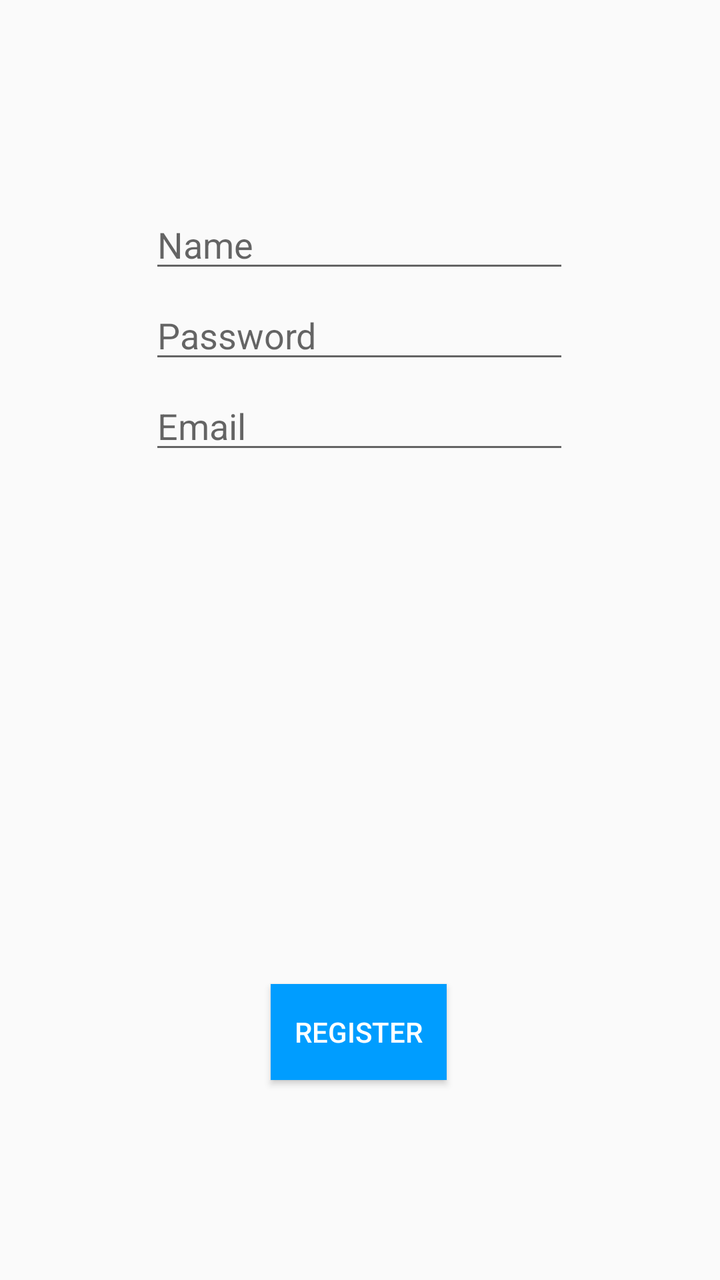
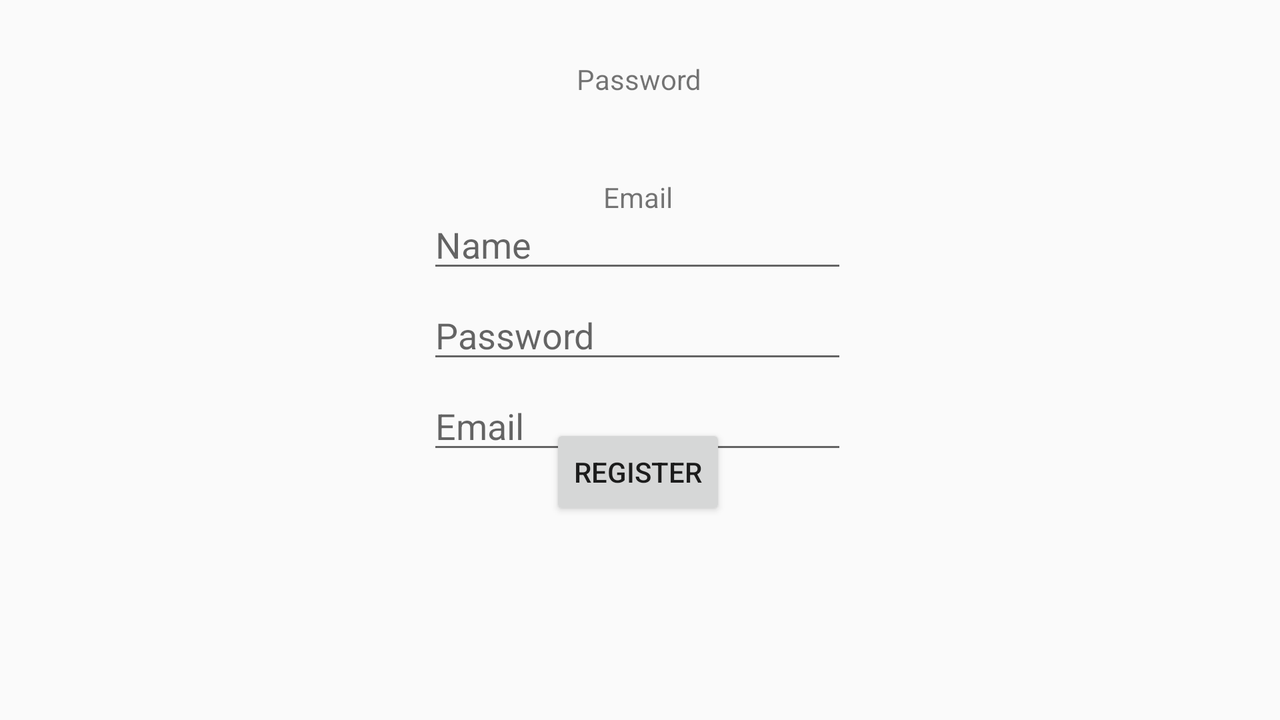

The same Android screen from two of the app's own layout files: first res/layout/ as a phone draws it, then the repository's variant for another configuration, drawn on a device whose configuration selects that folder. Both files follow.
<!-- AndroidManifest.xml: application theme AppTheme -->
<!-- res/layout/activity_register.xml -->
<?xml version="1.0" encoding="utf-8"?>
<androidx.constraintlayout.widget.ConstraintLayout xmlns:android="http://schemas.android.com/apk/res/android"
    xmlns:app="http://schemas.android.com/apk/res-auto"
    xmlns:tools="http://schemas.android.com/tools"
    android:layout_width="match_parent"
    android:layout_height="match_parent"
    tools:context=".Register">

    <Button
        android:id="@+id/buttonRegister"
        android:layout_width="wrap_content"
        android:layout_height="wrap_content"
        android:layout_marginBottom="100dp"
        android:text="@string/button_register"
        app:layout_constraintBottom_toBottomOf="parent"
        app:layout_constraintEnd_toEndOf="parent"
        android:background="@color/colorPrimary"
        android:textColor="@color/colorWhite"
        app:layout_constraintHorizontal_bias="0.498"
        app:layout_constraintStart_toStartOf="parent" />

    <EditText
        android:id="@+id/edtTxtPass"
        android:layout_width="wrap_content"
        android:layout_height="wrap_content"
        android:layout_marginTop="4dp"
        android:ems="10"
        android:hint="@string/text_password"
        android:inputType="textPersonName|textPassword"
        app:layout_constraintEnd_toEndOf="@+id/edtTxtName"
        app:layout_constraintHorizontal_bias="0.0"
        app:layout_constraintStart_toStartOf="@+id/edtTxtName"
        app:layout_constraintTop_toBottomOf="@+id/edtTxtName" />

    <EditText
        android:id="@+id/edtTxtEmail"
        android:layout_width="wrap_content"
        android:layout_height="wrap_content"
        android:layout_marginTop="4dp"
        android:ems="10"
        android:hint="@string/text_email"
        android:inputType="textEmailAddress"
        app:layout_constraintEnd_toEndOf="@+id/edtTxtPass"
        app:layout_constraintHorizontal_bias="0.0"
        app:layout_constraintStart_toStartOf="@+id/edtTxtPass"
        app:layout_constraintTop_toBottomOf="@+id/edtTxtPass" />

    <EditText
        android:id="@+id/edtTxtName"
        android:layout_width="wrap_content"
        android:layout_height="wrap_content"
        android:layout_marginTop="100dp"
        android:ems="10"
        android:hint="@string/text_name"
        android:inputType="textPersonName"
        app:layout_constraintEnd_toEndOf="parent"
        app:layout_constraintHorizontal_bias="0.497"
        app:layout_constraintStart_toStartOf="parent"
        app:layout_constraintTop_toTopOf="parent" />

    <ProgressBar
        android:id="@+id/progressBar"
        style="?android:attr/progressBarStyle"
        android:layout_width="wrap_content"
        android:layout_height="wrap_content"
        android:visibility="gone"
        app:layout_constraintBottom_toBottomOf="parent"
        app:layout_constraintEnd_toEndOf="parent"
        app:layout_constraintStart_toStartOf="parent"
        app:layout_constraintTop_toTopOf="parent" />

</androidx.constraintlayout.widget.ConstraintLayout>
<!-- resources referenced by this layout -->
<resources>
  <color name="colorPrimary">#009dff</color>
  <color name="colorWhite">#FFFFFF</color>
  <string name="button_register">"Register"</string>
  <string name="text_email">"Email"</string>
  <string name="text_name">"Name"</string>
  <string name="text_password">"Password"</string>
  <style name="AppTheme" parent="Theme.AppCompat.Light.DarkActionBar">
          
          <item name="colorPrimary">@color/colorPrimary</item>
          <item name="colorPrimaryDark">@color/colorPrimaryDark</item>
          <item name="colorAccent">@color/colorAccent</item>
      </style>
  <color name="colorPrimaryDark">#004dad</color>
  <color name="colorAccent">#03DAC5</color>
</resources>
<!-- res/layout-land/activity_register.xml (the repository's variant of the layout above) -->
<!-- drawn on the phone turned sideways -->
<?xml version="1.0" encoding="utf-8"?>
<androidx.constraintlayout.widget.ConstraintLayout xmlns:android="http://schemas.android.com/apk/res/android"
    xmlns:app="http://schemas.android.com/apk/res-auto"
    xmlns:tools="http://schemas.android.com/tools"
    android:layout_width="match_parent"
    android:layout_height="match_parent"
    tools:context=".Register">

    <TextView
        android:id="@+id/splashtxtName"
        android:layout_width="wrap_content"
        android:layout_height="wrap_content"
        android:layout_marginTop="80dp"
        android:text="@string/text_name"
        app:layout_constraintBottom_toTopOf="@+id/splashTxtPass"
        app:layout_constraintLeft_toLeftOf="parent"
        app:layout_constraintRight_toRightOf="parent"
        app:layout_constraintTop_toBottomOf="@+id/edtTxtEmail" />

    <TextView
        android:id="@+id/splashTxtPass"
        android:layout_width="wrap_content"
        android:layout_height="wrap_content"
        android:layout_marginBottom="40dp"
        android:text="@string/text_password"
        app:layout_constraintBottom_toTopOf="@+id/splashTxtEmail"
        app:layout_constraintEnd_toEndOf="@+id/splashtxtName"
        app:layout_constraintHorizontal_bias="0.52"
        app:layout_constraintLeft_toLeftOf="parent"
        app:layout_constraintRight_toRightOf="parent"
        app:layout_constraintStart_toStartOf="@+id/splashtxtName" />

    <TextView
        android:id="@+id/splashTxtEmail"
        android:layout_width="wrap_content"
        android:layout_height="wrap_content"
        android:layout_marginBottom="104dp"
        android:text="@string/text_email"
        app:layout_constraintBottom_toTopOf="@+id/buttonRegister"
        app:layout_constraintEnd_toEndOf="@+id/splashTxtPass"
        app:layout_constraintHorizontal_bias="0.481"
        app:layout_constraintLeft_toLeftOf="parent"
        app:layout_constraintRight_toRightOf="parent"
        app:layout_constraintStart_toStartOf="@+id/splashTxtPass" />

    <Button
        android:id="@+id/buttonRegister"
        android:layout_width="wrap_content"
        android:layout_height="wrap_content"
        android:layout_marginBottom="100dp"
        android:text="@string/button_register"
        app:layout_constraintBottom_toBottomOf="parent"
        app:layout_constraintEnd_toEndOf="parent"
        app:layout_constraintHorizontal_bias="0.498"
        app:layout_constraintStart_toStartOf="parent" />

    <EditText
        android:id="@+id/edtTxtPass"
        android:layout_width="wrap_content"
        android:layout_height="wrap_content"
        android:layout_marginTop="4dp"
        android:ems="10"
        android:hint="@string/text_password"
        android:inputType="textPersonName|textPassword"
        app:layout_constraintEnd_toEndOf="@+id/edtTxtName"
        app:layout_constraintHorizontal_bias="0.0"
        app:layout_constraintStart_toStartOf="@+id/edtTxtName"
        app:layout_constraintTop_toBottomOf="@+id/edtTxtName" />

    <EditText
        android:id="@+id/edtTxtEmail"
        android:layout_width="wrap_content"
        android:layout_height="wrap_content"
        android:layout_marginTop="4dp"
        android:ems="10"
        android:hint="@string/text_email"
        android:inputType="textEmailAddress"
        app:layout_constraintEnd_toEndOf="@+id/edtTxtPass"
        app:layout_constraintHorizontal_bias="0.0"
        app:layout_constraintStart_toStartOf="@+id/edtTxtPass"
        app:layout_constraintTop_toBottomOf="@+id/edtTxtPass" />

    <EditText
        android:id="@+id/edtTxtName"
        android:layout_width="wrap_content"
        android:layout_height="wrap_content"
        android:layout_marginTop="100dp"
        android:ems="10"
        android:hint="@string/text_name"
        android:inputType="textPersonName"
        app:layout_constraintEnd_toEndOf="parent"
        app:layout_constraintHorizontal_bias="0.497"
        app:layout_constraintStart_toStartOf="parent"
        app:layout_constraintTop_toTopOf="parent" />

    <ProgressBar
        android:id="@+id/progressBar"
        style="?android:attr/progressBarStyle"
        android:layout_width="wrap_content"
        android:layout_height="wrap_content"
        app:layout_constraintBottom_toBottomOf="parent"
        app:layout_constraintEnd_toEndOf="parent"
        app:layout_constraintStart_toStartOf="parent"
        app:layout_constraintTop_toTopOf="parent"
        tools:visibility="gone" />

</androidx.constraintlayout.widget.ConstraintLayout>
<!-- resources referenced by the variant -->
<!-- as the phone turned sideways resolves them -->
<resources>
  <string name="button_register">"Register"</string>
  <string name="text_email">"Email"</string>
  <string name="text_name">"Name"</string>
  <string name="text_password">"Password"</string>
  <style name="AppTheme" parent="Theme.AppCompat.Light.DarkActionBar">
          
          <item name="colorPrimary">@color/colorPrimary</item>
          <item name="colorPrimaryDark">@color/colorPrimaryDark</item>
          <item name="colorAccent">@color/colorAccent</item>
      </style>
  <color name="colorPrimary">#009dff</color>
  <color name="colorPrimaryDark">#004dad</color>
  <color name="colorAccent">#03DAC5</color>
</resources>
